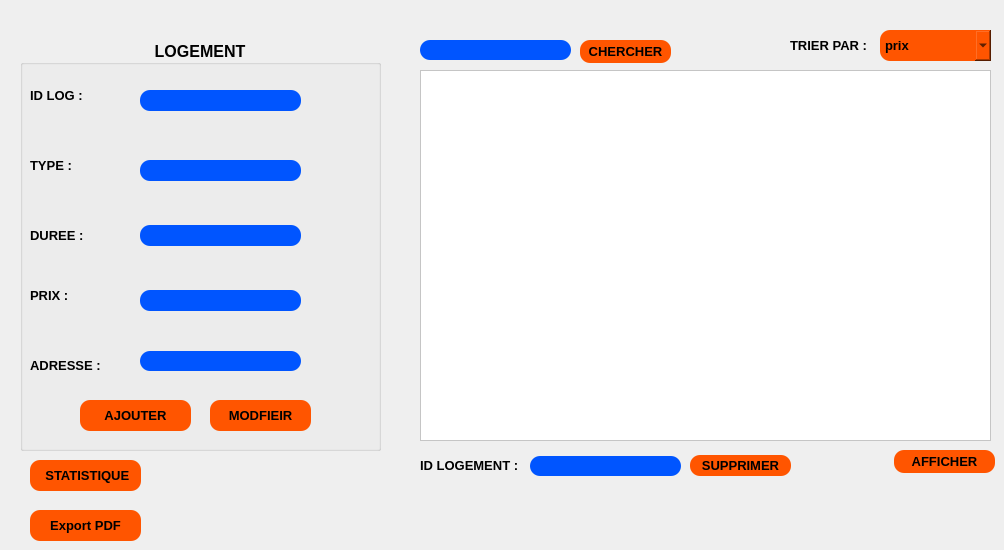
     <widget class="QWidget" name="tab_12">
      <attribute name="title">
       <string>CRUD</string>
      </attribute>
      <widget class="QGroupBox" name="Formulaire_2">
       <property name="geometry">
        <rect>
         <x>20</x>
         <y>40</y>
         <width>361</width>
         <height>411</height>
        </rect>
       </property>
       <property name="font">
        <font>
         <pointsize>12</pointsize>
         <weight>75</weight>
         <bold>true</bold>
        </font>
       </property>
       <property name="title">
        <string>LOGEMENT</string>
       </property>
       <property name="alignment">
        <set>Qt::AlignCenter</set>
       </property>
       <widget class="QPushButton" name="pb_update_2">
        <property name="geometry">
         <rect>
          <x>190</x>
          <y>360</y>
          <width>101</width>
          <height>31</height>
         </rect>
        </property>
        <property name="font">
         <font>
          <pointsize>10</pointsize>
          <weight>75</weight>
          <bold>true</bold>
         </font>
        </property>
        <property name="styleSheet">
         <string notr="true">QPushButton{
color: rgb(0, 0, 0);
background-color: rgb(255, 85, 0);
border-radius:10px;
}
QPushButton:hover{

color:rgb(255, 85, 0);
background-color: rgb(0, 0, 0);
}</string>
        </property>
        <property name="text">
         <string>MODFIEIR</string>
        </property>
       </widget>
       <widget class="QLineEdit" name="le_idlog">
        <property name="geometry">
         <rect>
          <x>120</x>
          <y>50</y>
          <width>161</width>
          <height>21</height>
         </rect>
        </property>
        <property name="font">
         <font>
          <pointsize>9</pointsize>
          <weight>75</weight>
          <bold>true</bold>
         </font>
        </property>
        <property name="styleSheet">
         <string notr="true">color: rgb(255,255,255);
background-color: rgb(0, 85, 255);
border-radius:10px;</string>
        </property>
       </widget>
       <widget class="QLineEdit" name="le_type_3">
        <property name="geometry">
         <rect>
          <x>120</x>
          <y>120</y>
          <width>161</width>
          <height>21</height>
         </rect>
        </property>
        <property name="font">
         <font>
          <pointsize>9</pointsize>
          <weight>75</weight>
          <bold>true</bold>
         </font>
        </property>
        <property name="styleSheet">
         <string notr="true">color: rgb(255,255,255);
background-color: rgb(0, 85, 255);
border-radius:10px;</string>
        </property>
       </widget>
       <widget class="QLineEdit" name="le_duree">
        <property name="geometry">
         <rect>
          <x>120</x>
          <y>185</y>
          <width>161</width>
          <height>21</height>
         </rect>
        </property>
        <property name="font">
         <font>
          <pointsize>9</pointsize>
          <weight>75</weight>
          <bold>true</bold>
         </font>
        </property>
        <property name="styleSheet">
         <string notr="true">color: rgb(255,255,255);
background-color: rgb(0, 85, 255);
border-radius:10px;</string>
        </property>
       </widget>
       <widget class="QLineEdit" name="le_adresse">
        <property name="geometry">
         <rect>
          <x>120</x>
          <y>311</y>
          <width>161</width>
          <height>20</height>
         </rect>
        </property>
        <property name="font">
         <font>
          <pointsize>9</pointsize>
          <weight>75</weight>
          <bold>true</bold>
         </font>
        </property>
        <property name="styleSheet">
         <string notr="true">color: rgb(255,255,255);
background-color: rgb(0, 85, 255);
border-radius:10px;</string>
        </property>
       </widget>
       <widget class="QLineEdit" name="le_prix_2">
        <property name="geometry">
         <rect>
          <x>120</x>
          <y>250</y>
          <width>161</width>
          <height>21</height>
         </rect>
        </property>
        <property name="font">
         <font>
          <pointsize>9</pointsize>
          <weight>75</weight>
          <bold>true</bold>
         </font>
        </property>
        <property name="styleSheet">
         <string notr="true">color: rgb(255,255,255);
background-color: rgb(0, 85, 255);
border-radius:10px;</string>
        </property>
       </widget>
       <widget class="QPushButton" name="pushButton_4">
        <property name="geometry">
         <rect>
          <x>60</x>
          <y>360</y>
          <width>111</width>
          <height>31</height>
         </rect>
        </property>
        <property name="font">
         <font>
          <pointsize>10</pointsize>
          <weight>75</weight>
          <bold>true</bold>
         </font>
        </property>
        <property name="styleSheet">
         <string notr="true">QPushButton{
color: rgb(0, 0, 0);
background-color: rgb(255, 85, 0);
border-radius:10px;
}
QPushButton:hover{

color:rgb(255, 85, 0);
background-color: rgb(0, 0, 0);
}</string>
        </property>
        <property name="text">
         <string>AJOUTER</string>
        </property>
       </widget>
       <widget class="QLabel" name="label_24">
        <property name="geometry">
         <rect>
          <x>10</x>
          <y>40</y>
          <width>101</width>
          <height>31</height>
         </rect>
        </property>
        <property name="font">
         <font>
          <family>MS Shell Dlg 2</family>
          <pointsize>10</pointsize>
          <weight>75</weight>
          <bold>true</bold>
         </font>
        </property>
        <property name="text">
         <string>ID LOG :</string>
        </property>
       </widget>
       <widget class="QLabel" name="label_25">
        <property name="geometry">
         <rect>
          <x>10</x>
          <y>110</y>
          <width>101</width>
          <height>31</height>
         </rect>
        </property>
        <property name="font">
         <font>
          <family>MS Shell Dlg 2</family>
          <pointsize>10</pointsize>
          <weight>75</weight>
          <bold>true</bold>
         </font>
        </property>
        <property name="text">
         <string>TYPE :</string>
        </property>
       </widget>
       <widget class="QLabel" name="label_37">
        <property name="geometry">
         <rect>
          <x>10</x>
          <y>310</y>
          <width>101</width>
          <height>31</height>
         </rect>
        </property>
        <property name="font">
         <font>
          <family>MS Shell Dlg 2</family>
          <pointsize>10</pointsize>
          <weight>75</weight>
          <bold>true</bold>
         </font>
        </property>
        <property name="text">
         <string>ADRESSE :</string>
        </property>
       </widget>
       <widget class="QLabel" name="label_26">
        <property name="geometry">
         <rect>
          <x>10</x>
          <y>180</y>
          <width>101</width>
          <height>31</height>
         </rect>
        </property>
        <property name="font">
         <font>
          <family>MS Shell Dlg 2</family>
          <pointsize>10</pointsize>
          <weight>75</weight>
          <bold>true</bold>
         </font>
        </property>
        <property name="text">
         <string>DUREE :</string>
        </property>
       </widget>
       <widget class="QLabel" name="label_27">
        <property name="geometry">
         <rect>
          <x>10</x>
          <y>240</y>
          <width>101</width>
          <height>31</height>
         </rect>
        </property>
        <property name="font">
         <font>
          <family>MS Shell Dlg 2</family>
          <pointsize>10</pointsize>
          <weight>75</weight>
          <bold>true</bold>
         </font>
        </property>
        <property name="text">
         <string>PRIX :</string>
        </property>
       </widget>
      </widget>
      <widget class="QTableView" name="tab_logement">
       <property name="geometry">
        <rect>
         <x>420</x>
         <y>70</y>
         <width>571</width>
         <height>371</height>
        </rect>
       </property>
       <property name="styleSheet">
        <string notr="true">background-color: rgb(255, 255, 255);</string>
       </property>
      </widget>
      <widget class="QLineEdit" name="le_recherche_2">
       <property name="geometry">
        <rect>
         <x>420</x>
         <y>40</y>
         <width>151</width>
         <height>20</height>
        </rect>
       </property>
       <property name="font">
        <font>
         <pointsize>9</pointsize>
         <weight>75</weight>
         <bold>true</bold>
        </font>
       </property>
       <property name="styleSheet">
        <string notr="true">color: rgb(255,255,255);
background-color: rgb(0, 85, 255);
border-radius:10px;</string>
       </property>
      </widget>
      <widget class="QLineEdit" name="le_id_supp">
       <property name="geometry">
        <rect>
         <x>530</x>
         <y>456</y>
         <width>151</width>
         <height>20</height>
        </rect>
       </property>
       <property name="font">
        <font>
         <pointsize>9</pointsize>
         <weight>75</weight>
         <bold>true</bold>
        </font>
       </property>
       <property name="styleSheet">
        <string notr="true">color: rgb(255,255,255);
background-color: rgb(0, 85, 255);
border-radius:10px;</string>
       </property>
      </widget>
      <widget class="QLabel" name="label_21">
       <property name="geometry">
        <rect>
         <x>420</x>
         <y>450</y>
         <width>101</width>
         <height>31</height>
        </rect>
       </property>
       <property name="font">
        <font>
         <family>MS Shell Dlg 2</family>
         <pointsize>10</pointsize>
         <weight>75</weight>
         <bold>true</bold>
        </font>
       </property>
       <property name="text">
        <string>ID LOGEMENT :</string>
       </property>
      </widget>
      <widget class="QPushButton" name="pb_supprimer_4">
       <property name="geometry">
        <rect>
         <x>690</x>
         <y>455</y>
         <width>101</width>
         <height>21</height>
        </rect>
       </property>
       <property name="font">
        <font>
         <pointsize>10</pointsize>
         <weight>75</weight>
         <bold>true</bold>
        </font>
       </property>
       <property name="styleSheet">
        <string notr="true">QPushButton{
color: rgb(0, 0, 0);
background-color: rgb(255, 85, 0);
border-radius:10px;
}
QPushButton:hover{

color:rgb(255, 85, 0);
background-color: rgb(0, 0, 0);
}</string>
       </property>
       <property name="text">
        <string>SUPPRIMER</string>
       </property>
      </widget>
      <widget class="QPushButton" name="le_stat_2">
       <property name="geometry">
        <rect>
         <x>30</x>
         <y>460</y>
         <width>111</width>
         <height>31</height>
        </rect>
       </property>
       <property name="font">
        <font>
         <pointsize>10</pointsize>
         <weight>75</weight>
         <bold>true</bold>
        </font>
       </property>
       <property name="styleSheet">
        <string notr="true">QPushButton{
color: rgb(0, 0, 0);
background-color: rgb(255, 85, 0);
border-radius:10px;
}
QPushButton:hover{

color:rgb(255, 85, 0);
background-color: rgb(0, 0, 0);
}</string>
       </property>
       <property name="text">
        <string> STATISTIQUE</string>
       </property>
      </widget>
      <widget class="QPushButton" name="le_PDF">
       <property name="geometry">
        <rect>
         <x>30</x>
         <y>510</y>
         <width>111</width>
         <height>31</height>
        </rect>
       </property>
       <property name="font">
        <font>
         <pointsize>10</pointsize>
         <weight>75</weight>
         <bold>true</bold>
        </font>
       </property>
       <property name="styleSheet">
        <string notr="true">QPushButton{
color: rgb(0, 0, 0);
background-color: rgb(255, 85, 0);
border-radius:10px;
}
QPushButton:hover{

color:rgb(255, 85, 0);
background-color: rgb(0, 0, 0);
}</string>
       </property>
       <property name="text">
        <string>Export PDF</string>
       </property>
      </widget>
      <widget class="QPushButton" name="pushButton_afficherlog">
       <property name="geometry">
        <rect>
         <x>894</x>
         <y>450</y>
         <width>101</width>
         <height>23</height>
        </rect>
       </property>
       <property name="font">
        <font>
         <pointsize>10</pointsize>
         <weight>75</weight>
         <bold>true</bold>
        </font>
       </property>
       <property name="styleSheet">
        <string notr="true">QPushButton{
color: rgb(0, 0, 0);
background-color: rgb(255, 85, 0);
border-radius:10px;
}
QPushButton:hover{

color:rgb(255, 85, 0);
background-color: rgb(0, 0, 0);
}</string>
       </property>
       <property name="text">
        <string>AFFICHER</string>
       </property>
      </widget>
      <widget class="QComboBox" name="comboBox_3">
       <property name="geometry">
        <rect>
         <x>880</x>
         <y>30</y>
         <width>111</width>
         <height>31</height>
        </rect>
       </property>
       <property name="font">
        <font>
         <pointsize>10</pointsize>
         <weight>75</weight>
         <bold>true</bold>
        </font>
       </property>
       <property name="styleSheet">
        <string notr="true">QComboBox{
color: rgb(0, 0, 0);
background-color: rgb(255, 85, 0);
border-radius:10px;
}</string>
       </property>
       <item>
        <property name="text">
         <string>prix</string>
        </property>
       </item>
       <item>
        <property name="text">
         <string>type</string>
        </property>
       </item>
       <item>
        <property name="text">
         <string>id</string>
        </property>
       </item>
      </widget>
      <widget class="QPushButton" name="pushButton_cherch">
       <property name="geometry">
        <rect>
         <x>580</x>
         <y>40</y>
         <width>91</width>
         <height>23</height>
        </rect>
       </property>
       <property name="font">
        <font>
         <pointsize>10</pointsize>
         <weight>75</weight>
         <bold>true</bold>
        </font>
       </property>
       <property name="styleSheet">
        <string notr="true">QPushButton{
color: rgb(0, 0, 0);
background-color: rgb(255, 85, 0);
border-radius:10px;
}
QPushButton:hover{

color:rgb(255, 85, 0);
background-color: rgb(0, 0, 0);
}</string>
       </property>
       <property name="text">
        <string>CHERCHER</string>
       </property>
      </widget>
      <widget class="QLabel" name="label_17">
       <property name="geometry">
        <rect>
         <x>790</x>
         <y>30</y>
         <width>91</width>
         <height>31</height>
        </rect>
       </property>
       <property name="font">
        <font>
         <pointsize>10</pointsize>
         <weight>75</weight>
         <bold>true</bold>
        </font>
       </property>
       <property name="text">
        <string>TRIER PAR :</string>
       </property>
      </widget>
     </widget>
